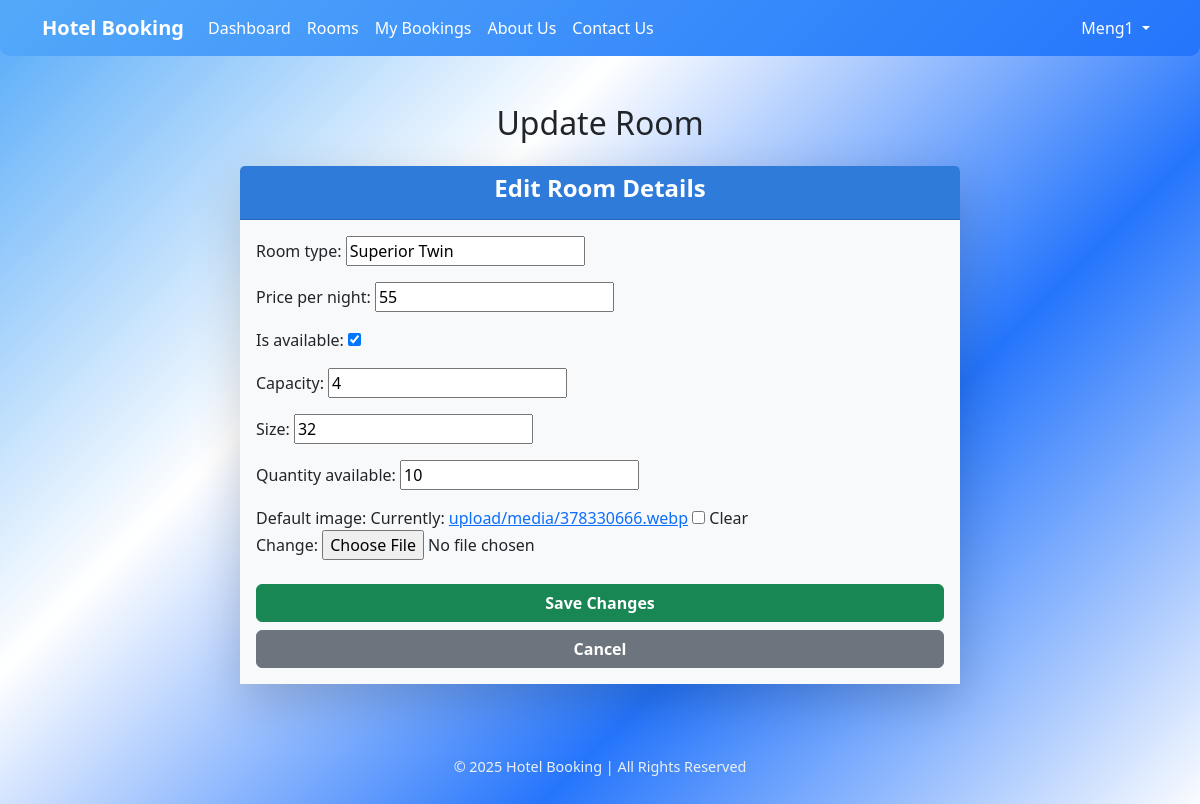
The app's page /update_room/5 (signed in) with its own data.
### bookings/models.py (models this page shows, shortened)
class Room(models.Model):
    room_type = models.CharField(max_length=50)
    price_per_night = models.IntegerField()
    is_available = models.BooleanField(default=True)
    capacity = models.PositiveIntegerField()
    size = models.IntegerField()
    quantity_available = models.PositiveIntegerField(default=1)
    default_image = models.ImageField(upload_to='upload/media/', blank=True, null=True)

### bookings/views.py (the view)
# urls.py: path('update_room/<int:room_id>', views.update_room_admin, name='update_room'),
@login_required
def update_room_admin(request, room_id):
    room = get_object_or_404(Room, id=room_id)
    if request.method == 'POST':
        form = RoomForm(request.POST, instance=room)
        if form.is_valid():
            form.save()
            messages.success(request, "Room updated successfully!")
            return redirect('admin_room_list')
    else:
        form = RoomForm(instance=room)
    return render(request, 'bookings/update_room.html', {'form': form})

### bookings/forms.py
class RoomForm(forms.ModelForm):
    class Meta:
        model = Room
        fields = '__all__'

### bookings/templates/bookings/update_room.html (shortened to what this page needs)
{% extends 'bookings/main.html' %}
{% block content %}
<div class="container mt-5">
    <h2 class="text-center mb-4">Update Room</h2>
    <div class="row justify-content-center">
        <div class="col-md-8">
            <div class="card shadow-lg border-0">
                <div class="card-header bg-primary text-white text-center">
                    <h4 class="fw-bold">Edit Room Details</h4>
                </div>
                <div class="card-body bg-light">
                    <form method="post" enctype="multipart/form-data">
                        {{ form.as_p }}
                        <div class="d-grid mt-4">
                            <button type="submit" class="btn btn-success fw-bold">Save Changes</button>
                        </div>
                        <div class="d-grid mt-2">
                            <a href="{% url 'admin_room_list' %}" class="btn btn-secondary fw-bold">Cancel</a>
                        </div>
                    </form>
                </div>
            </div>
        </div>
    </div>
</div>
{% endblock %}

### bookings/templates/bookings/navbar.html (shortened to what this page needs)
<nav class="navbar navbar-expand  ">
    <div class="container">
        <a class="navbar-brand text-white fw-bold">Hotel Booking</a>
        <div class="collapse navbar-collapse" id="navbarNav">
            <ul class="navbar-nav me-auto">
                {% if user.is_authenticated %}
                {% if user.is_staff %}
                <li class="nav-item"><a class="nav-link text-white" href="{% url 'admin_dashboard' %}">Admin
                        Dashboard</a></li>
                {% else %}
                <li class="nav-item"><a class="nav-link text-white" href="{% url 'dashboard' %}"> Dashboard</a></li>
                <li class="nav-item"><a class="nav-link text-white" href="{% url 'room_list' %}">Rooms</a></li>
                <li class="nav-item"><a class="nav-link text-white" href="{% url 'my_bookings' %}">My Bookings</a></li>
                <li class="nav-item"><a class="nav-link text-white" href="{% url 'about_us' %}">About Us</a></li>
                <li class="nav-item"><a class="nav-link text-white" href="{% url 'contact_us' %}">Contact Us</a></li>
                {% endif %}
                {% endif %}
            </ul>
            <ul class="navbar-nav">
                {% if user.is_authenticated %}
                <li class="nav-item dropdown">
                    <a class="nav-link dropdown-toggle text-white" href="#" id="userDropdown" role="button"
                        data-bs-toggle="dropdown" aria-expanded="false">
                        {{ user.username }}
                    </a>
                </li>
                {% else %}
                <li class="nav-item"><a class="nav-link text-white" href="{% url 'login' %}">Login</a></li>
                <li class="nav-item"><a class="nav-link text-white" href="{% url 'register' %}">Register</a></li>
                {% endif %}
            </ul>
        </div>
    </div>
</nav>

### bookings/static/css/style.css (style rules this page uses)
body { background: linear-gradient(135deg, #53a9f9, #ffffff, #2575fc, #fff); font-family: "Roboto", sans-serif; color: #333; margin: 0; padding: 0; }
.navbar { background: linear-gradient(135deg, #53a9f9, #2575fc); color: skyblue; padding: 20px; border-radius: 0 0 10px 10px; }
.navbar-brand { font-size: 1.8rem; color: #280d93 !important; font-weight: bold; }
.nav-link { color: #162ca6 !important; font-weight: 500; transition: color 0.3s ease-in-out; }
.card { border-radius: 15px; background: #1c2833; color: #000000; border: none; transition: transform 0.3s ease, box-shadow 0.3s ease; }
.card-header { background: linear-gradient( 90deg, #2e7bd9, #2e7bd9 ); color: #fff; text-align: center; font-size: 1.8rem; font-weight: bold; padding: 20px; }
.card-body { padding: 20px; font-size: 1rem; }

### records on screen
Room: room_type "Superior Twin", price_per_night "55", is_available "☑", capacity "4", size "32", quantity_available "10"

### other values on screen
{{ user.username }} "Meng1"
